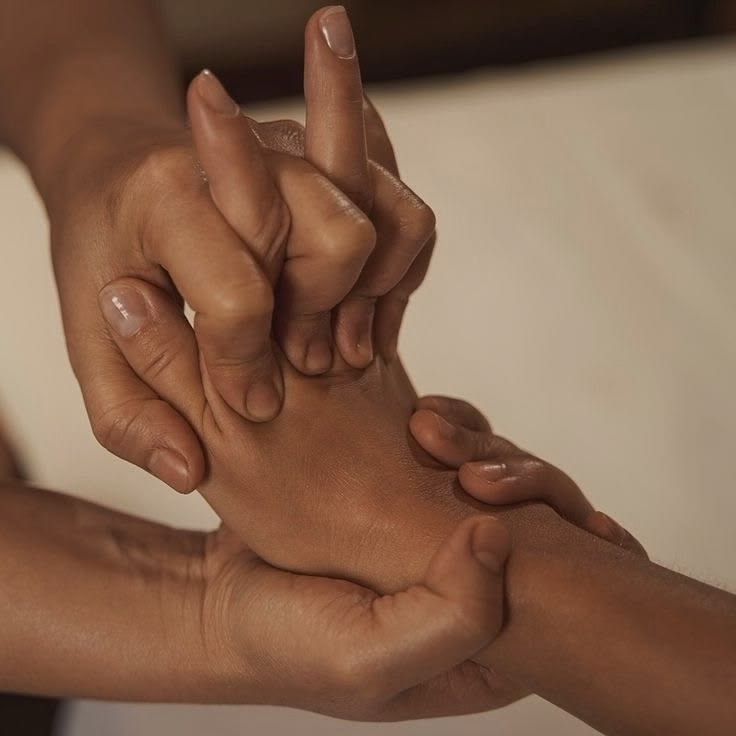
#> input picture brand/photos/pe-oct15/hand-thumb-walk.jpg, 736 x 736 px
$ python -i oct15_pe_thu_sat.py   (imports and definitions only)
#> lines starting #> are read from the running program, lines starting #| are printed output that depends on the picture
#> in poster, im is the input picture: PIL image 736x736 RGB; mean R, G, B 131.4, 97.9, 76.7
### production/oct10_pe_saturday.py
"""THE PURE ESCAPE — Available Appointment — Saturday, October 10, 2026 — 10:30 a.m.

Concept "Saturday Light": ivory + deep green + refined gold (benchmark: the owner's reference
posters, re-designed originally). A bright treatment room opens and closes the Reel; the
services scroll through a candlelit sequence, one photo per service.
Living background: candle flames flicker (masked glow), flowers sway (masked local warp),
golden motes drift, camera push-in / slide / pull-back, cross-defocus between photos.
Type: Gilda Display (editorial serif) + Tenor Sans (minimal sans) + Alex Brush (script accent).

  python3 production/oct10_pe_saturday.py stills
  python3 production/oct10_pe_saturday.py video
"""
import math
import os
import subprocess
import sys
import wave
from multiprocessing import Pool

import numpy as np
from PIL import Image, ImageDraw, ImageFilter, ImageFont

ROOT = os.path.dirname(os.path.dirname(os.path.abspath(__file__)))
FONTS = os.path.join(ROOT, "brand", "fonts")
LOGO = os.path.join(ROOT, "brand", "locations", "the-pure-escape-logo.png")
P_PE = os.path.join(ROOT, "brand", "photos", "pe-facial")
P_AMT = os.path.join(ROOT, "brand", "photos", "amt")   # generic photos without clinic branding
OUT_DIR = os.path.join(ROOT, "content", "videos")
NAME = "2026-10-10-pe-available-appointment"
W, H, FPS = 1080, 1920, 30
DURATION = 30.0

GREEN = (22, 62, 40)
IVORY = (250, 244, 232)
NIGHT = (10, 12, 8)

# ---------------------------------------------------------------- facts (owner-provided; verified)
CLINIC = "The Pure Escape"
ADDRESS = "698 Corydon Ave, Winnipeg"
THERAPIST = "Zarina, RCRT"
DAY, MONTH, DAYNUM = "SATURDAY", "October", "10"
TIME, AMPM = "10:30", "a.m."
SERVICES = [  # (name, sub-line) — names corrected from the reference posters
    ("Facial Reflexology", "BERGMAN METHOD"),
    ("Hand Reflexology", "WITH CHANEL SKINCARE"),
    ("Foot Reflexology", ""),
    ("Reflexology Lymph Drainage", "RLD"),
    ("Spanish Massage", ""),
    ("Ultimate Escape Package", ""),
]


# ---------------------------------------------------------------- type
def gilda(size):
    return ImageFont.truetype(os.path.join(FONTS, "GildaDisplay-Regular.ttf"), size)


def tenor(size):
    return ImageFont.truetype(os.path.join(FONTS, "TenorSans-Regular.ttf"), size)


def brush(size):
    return ImageFont.truetype(os.path.join(FONTS, "AlexBrush-Regular.ttf"), size)


GOLDS = {  # top, mid, bottom of the metallic gradient
    "gold": ((240, 214, 160), (206, 166, 98), (158, 116, 58)),      # for dark scenes
    "deepgold": ((214, 176, 108), (176, 132, 62), (128, 90, 36)),  # for bright ivory scenes
}


# [10 lines left out: function metal, not called in this run]


class Text:
    # [29 lines left out: function __init__, not called in this run]


def ease_out(p):
    p = min(max(p, 0.0), 1.0)
    return 1 - (1 - p) ** 3


def ease_in_out(p):
    p = min(max(p, 0.0), 1.0)
    return 4 * p ** 3 if p < 0.5 else 1 - (-2 * p + 2) ** 3 / 2


def prog(t, s, d):
    return min(max((t - s) / d, 0.0), 1.0)


# [6 lines left out: function with_alpha, not called in this run]


def put(f, img, x, y, a=1.0):
    if a > 0.003:
        f.alpha_composite(with_alpha(img, a), (int(round(x)), int(round(y))))


def put_x(f, tx, x, base, a=1.0, dx=0.0, dy=0.0):
    put(f, tx.img, x - tx.pad + dx, base - tx.asc + dy, a)


def put_c(f, tx, base, a=1.0, dx=0.0, dy=0.0, cx=W / 2):
    put_x(f, tx, cx - tx.adv / 2, base, a, dx, dy)


# [20 lines left out: functions sharp_in, write_on, not called in this run]


def line(f, cx, y, length, color, a=1.0, thick=2):
    if length > 1 and a > 0:
        f.alpha_composite(Image.new("RGBA", (int(length), thick), color + (int(255 * a),)), (int(cx - length / 2), int(y)))


# [16 lines left out: function sprig, not called in this run]


# ---------------------------------------------------------------- living photos
def extend_top(im, frac, bright=False):
#> called with frac = 0.7, bright = True
    add = int(im.height * frac)
#> add = 515
    if add <= 0:
        return im
    strip = im.crop((0, 0, im.width, max(8, int(im.height * 0.10))))
    strip = strip.transpose(Image.FLIP_TOP_BOTTOM).resize((im.width, add), Image.BICUBIC).filter(ImageFilter.GaussianBlur(30))
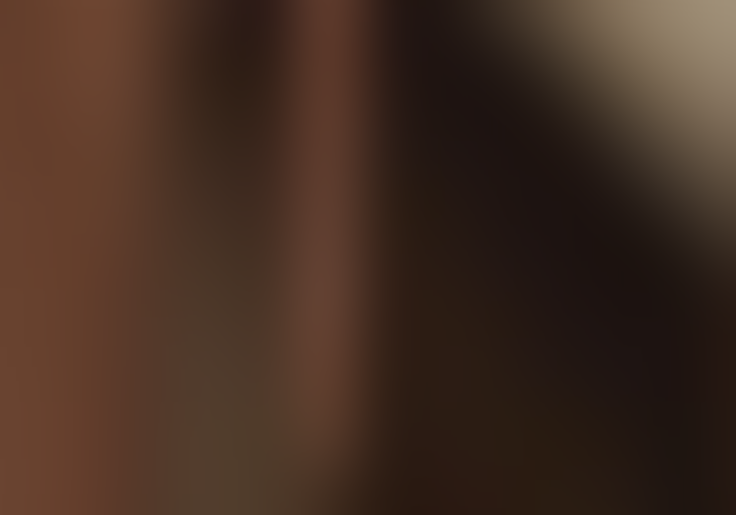
#> strip: PIL image 736x515 RGB; mean R, G, B 67.6, 46.1, 34.4
    shade = np.linspace(1.0, 1.0, add) if bright else np.linspace(0.35, 0.9, add)
#> shade = 515 values from 1 to 1
    arr = np.asarray(strip, np.float32) * shade[:, None, None].astype(np.float32)
    out = Image.new("RGB", (im.width, im.height + add))
#> out: PIL image 736x1251 RGB; every value is 0
    out.paste(Image.fromarray(np.clip(arr, 0, 255).astype(np.uint8)), (0, 0))
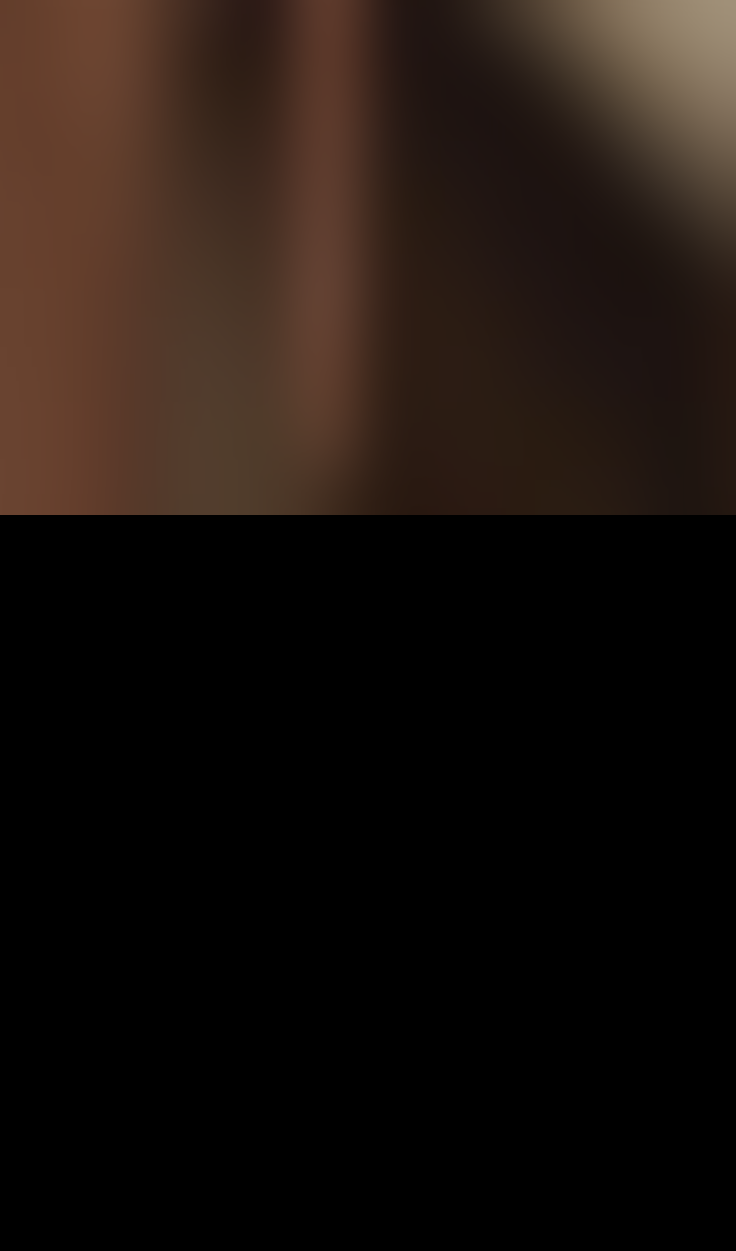
#> out: PIL image 736x1251 RGB; mean R, G, B 27.8, 19, 14.2
    out.paste(im, (0, add))
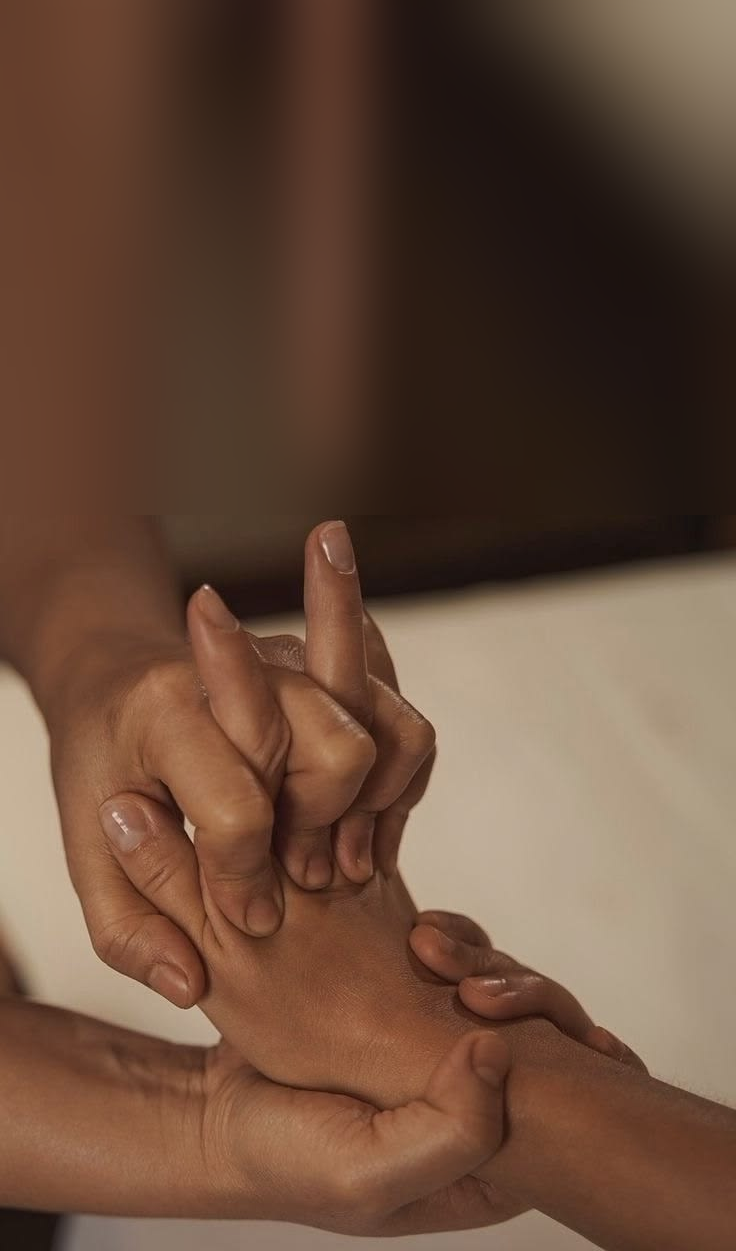
#> out: PIL image 736x1251 RGB; mean R, G, B 105.1, 76.6, 59.3
    seam = 70
    band = out.crop((0, add - seam, im.width, add + seam)).filter(ImageFilter.GaussianBlur(14))
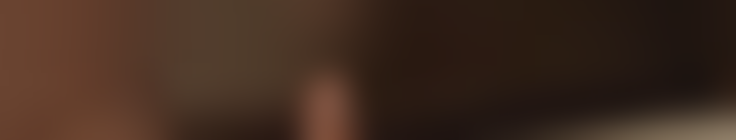
#> band: PIL image 736x140 RGB; mean R, G, B 64.7, 43.6, 31.8
    m = Image.fromarray((255 - np.abs(np.linspace(-255, 255, 2 * seam))).clip(0, 255).astype(np.uint8)[:, None].repeat(im.width, 1))
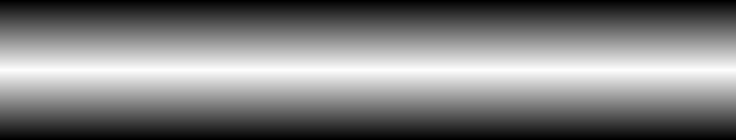
#> m: PIL image 736x140 L; min 0, max 253, mean 126.2
    out.paste(band, (0, add - seam), m)
    return out, add


# (key, file, crop_top, headroom, bright, flames[(u, v, r)], sway box (u0, v0, u1, v1) in source coords)
PHOTOS = {
    "room": (os.path.join(P_PE, "01-facial-bright.png"), 0.0, 0.40, True,
             [(0.178, 0.405, 0.03), (0.115, 0.447, 0.025), (0.955, 0.49, 0.03)], (0.0, 0.24, 0.42, 0.42)),
    "facial": (os.path.join(P_PE, "13-forehead-oil.png"), 0.0, 0.42, False, [(0.683, 0.21, 0.035)], None),
    "hand": (os.path.join(P_PE, "16-hand-cream.png"), 0.0, 0.42, False, [(0.715, 0.205, 0.035), (0.83, 0.12, 0.025)], None),
    "foot": (os.path.join(P_AMT, "reflexology-thumb.jpg"), 0.0, 0.40, False,
             [(0.16, 0.16, 0.05), (0.41, 0.15, 0.05), (0.65, 0.15, 0.05)], None),
    "rld": (os.path.join(P_AMT, "foot-hold.jpg"), 0.0, 0.25, False, [(0.73, 0.40, 0.04), (0.79, 0.40, 0.035)], None),
    "spanish": (os.path.join(P_AMT, "room-towels.jpg"), 0.0, 0.18, False,
                [(0.725, 0.385, 0.03), (0.86, 0.43, 0.03), (0.50, 0.43, 0.02)], (0.0, 0.0, 0.45, 0.45)),
    "package": (os.path.join(P_PE, "07-chanel-still-life.png"), 0.0, 0.32, False, [(0.79, 0.37, 0.04)], (0.10, 0.0, 0.62, 0.22)),
}


# extra clean-up per photo: blur AI-baked lettering / shirt prints; crop baked captions
CLEAN = {
    "room": {"interp": [(0.0, 0.005, 0.66, 0.245), (0.60, 0.005, 1.0, 0.193), (0.58, 0.188, 0.78, 0.216)]},
    "facial": {"blur": [((0.0, 0.0, 0.40, 0.17), 0.55)]},
    "hand": {"blur": [((0.0, 0.0, 0.40, 0.17), 0.55)]},
    "package": {"crop_bottom": 0.16},
}


# [85 lines left out: functions blur_box, interp_box, build_photo, bilinear, not called in this run]


def flicker(t, seed):
    return (0.55 * math.sin(7.3 * t + seed) + 0.3 * math.sin(13.1 * t + 2 * seed) + 0.25 * math.sin(3.1 * t + seed * 0.5)) / 1.1


# [22 lines left out: function render_photo, not called in this run]


# ---------------------------------------------------------------- timeline
# shots: (key, start, end, [(t, u, v, z), ...])
SHOTS = [
    ("room", 0.0, 11.2, [(0.0, 0.50, 0.44, 1.00), (6.8, 0.46, 0.45, 1.05), (11.2, 0.28, 0.46, 1.16)]),   # slow push toward the flowers
    ("facial", 10.9, 13.2, [(10.9, 0.50, 0.60, 1.04), (13.2, 0.50, 0.62, 1.10)]),
    ("hand", 12.9, 15.2, [(12.9, 0.44, 0.60, 1.06), (15.2, 0.56, 0.60, 1.06)]),
    ("foot", 14.9, 17.2, [(14.9, 0.50, 0.66, 1.10), (17.2, 0.52, 0.62, 1.02)]),
    ("rld", 16.9, 19.2, [(16.9, 0.42, 0.56, 1.08), (19.2, 0.58, 0.56, 1.08)]),
    ("spanish", 18.9, 21.2, [(18.9, 0.50, 0.58, 1.12), (21.2, 0.50, 0.56, 1.02)]),
    ("package", 20.9, 23.4, [(20.9, 0.50, 0.50, 1.02), (23.4, 0.50, 0.52, 1.10)]),
    ("room", 23.1, 30.0, [(23.1, 0.50, 0.44, 1.12), (30.0, 0.50, 0.42, 1.00)]),                         # gentle pull-back
]


# [8 lines left out: function cam, not called in this run]


def shot_img(A, i, t):
    key, s, e, keys = SHOTS[i]
    return render_photo(A["P"][key], t, *cam(keys, t))


# [157 lines left out: functions background, wash, build, frame_at, not called in this run]


_A = None


def _init():
    global _A
    _A = build()


def _render(i):
    return frame_at(i / FPS, _A).tobytes()


# [64 lines left out: functions synth_audio, main, not called in this run]


# [2 lines that do not run on import are left out]

### production/oct15_pe_thu_sat.py
"""THE PURE ESCAPE — Available Appointments — Thursday, October 15 & Saturday, October 17, 2026
Thursday: 3:00 p.m. · 4:45 p.m. · 6:30 p.m.   Saturday: 12:45 p.m. · 2:00 p.m.

Concept "Thursday or Saturday?": a direct-choice question hook, then each day builds its own
vertical timeline (a fine line with nodes; each time lands on a node while the photos change
behind it), services rise out of the steam, and a light summary carries the logo.
Owner's 6 photos (hand reflexology x 2, sunlit foot, steam + towel, facial reflexology, and the
foot photo with the reflex-map labels already removed).
Living background: steam rolls and drifts (masked flow warp + scrolling wisps), dust glitters
in the sunbeam, warm light breathes; camera push-in / slide / pull-back, cross-defocus.
Palette: espresso + warm white + terracotta + warm gold. Type: Instrument Serif (roman +
italic accents) + Hanken Grotesk (clean grotesque). No script this time.
Music (§46, new): 104 BPM, A-flat major, fingerpicked nylon guitar (Karplus-Strong), upright
bass pluck, brushed snare swishes on 2 & 4, vinyl crackle, harp-like glissandi on reveals.

  python3 production/oct15_pe_thu_sat.py stills [t ...]
  python3 production/oct15_pe_thu_sat.py video
  python3 production/oct15_pe_thu_sat.py poster
"""
import math
import os
import subprocess
import sys
import wave
from multiprocessing import Pool

import numpy as np
from PIL import Image, ImageDraw, ImageFilter, ImageFont

sys.path.insert(0, os.path.dirname(os.path.abspath(__file__)))
import oct16_amt_thanksgiving as base  # noqa: E402
from oct10_pe_saturday import extend_top  # noqa: E402
from oct16_amt_thanksgiving import (Text, bilinear, ease_in_out, ease_out, letters, line, prog, put,  # noqa: E402
                                    put_c, put_x, rise, sharp_in, wash, wipe)

ROOT = base.ROOT
FONTS = base.FONTS
LOGO = os.path.join(ROOT, "brand", "locations", "the-pure-escape-logo.png")
P15 = os.path.join(ROOT, "brand", "photos", "pe-oct15")
P16 = os.path.join(ROOT, "brand", "photos", "amt-oct16")      # generic photos, no clinic branding
OUT_DIR = base.OUT_DIR
NAME = "2026-10-15-pe-available-appointments"
W, H, FPS = 1080, 1920, 30
DURATION = 34.0

WARM = (250, 242, 230)
ESP = (40, 28, 22)
TERRA = (204, 112, 72)
NIGHT = (14, 9, 6)
GOLD_LINE = (214, 168, 104)
base.GOLDS["amber"] = ((250, 220, 168), (222, 166, 92), (160, 106, 46))
base.GOLDS["bronze"] = ((176, 128, 62), (138, 92, 40), (96, 60, 24))

# ---------------------------------------------------------------- facts (owner-provided; verified)
CLINIC = "The Pure Escape"
ADDRESS = "698 Corydon Ave, Winnipeg"
THERAPIST = "Zarina, RCRT"
DAYS = [("Thursday", "OCTOBER 15", [("3:00", "p.m."), ("4:45", "p.m."), ("6:30", "p.m.")]),   # 2026-10-15 is a Thursday
        ("Saturday", "OCTOBER 17", [("12:45", "p.m."), ("2:00", "p.m.")])]                   # 2026-10-17 is a Saturday
SERVICES = [  # same list as Oct 13–14 (owner: "same services")
    ("Reflexology Lymph Drainage", "RLD"),
    ("Foot Reflexology", ""),
    ("Facial Reflexology", "BERGMAN METHOD"),
    ("Spanish Massage", ""),
    ("Ultimate Escape Package", ""),
    ("Combo", "90 MINUTES"),
]


def serif(size, italic=False):
    return ImageFont.truetype(os.path.join(FONTS, "InstrumentSerif-Italic.ttf" if italic else "InstrumentSerif-Regular.ttf"), size)


# [4 lines left out: function grot, not called in this run]


def T(txt, fnt, fill, tracking=0, dark=True):
    return Text(txt, fnt, fill, tracking=tracking, shadow=NIGHT if dark else None)


# ---------------------------------------------------------------- living photos
# key: (path, headroom, headroom tone, grade, effect)
PHOTOS = {
    "sun": (os.path.join(P15, "foot-sunlit.jpg"), 0.42, "dark", 1.00, "beam"),
    "hdark": (os.path.join(P15, "hands-dark.jpg"), 0.40, "dark", 1.10, None),
    "foot": (os.path.join(P16, "foot-thumb-clean.png"), 0.62, "dark", 0.80, None),
    "hand": (os.path.join(P15, "hand-thumb-walk.jpg"), 0.62, "dark", 0.82, None),
    "facial": (os.path.join(P16, "facial-temple.jpg"), 0.46, "dark", 0.92, None),
    "steam": (os.path.join(P15, "steam-back-towel.jpg"), 0.05, "dark", 1.00, "steam"),
    "hand_l": (os.path.join(P15, "hand-thumb-walk.jpg"), 1.10, "cream", 1.00, None),   # light version for the summary
}


# [59 lines left out: functions _noise, build_photo, render_photo, not called in this run]


SHOTS = [  # (key, start, end, [(t, u, v, z), ...])
    ("sun", 0.0, 3.9, [(0.0, 0.50, 0.50, 1.00), (3.9, 0.50, 0.54, 1.10)]),
    ("hdark", 3.6, 7.6, [(3.6, 0.46, 0.46, 1.06), (7.6, 0.50, 0.48, 1.14)]),
    ("foot", 7.3, 11.2, [(7.3, 0.50, 0.40, 1.02), (11.2, 0.53, 0.42, 1.10)]),
    ("hand", 10.9, 14.3, [(10.9, 0.42, 0.44, 1.08), (14.3, 0.58, 0.44, 1.08)]),
    ("facial", 14.0, 17.4, [(14.0, 0.52, 0.42, 1.10), (17.4, 0.50, 0.40, 1.02)]),
    ("steam", 17.1, 25.7, [(17.1, 0.50, 0.56, 1.16), (25.7, 0.50, 0.50, 1.00)]),
    ("hand_l", 25.4, 34.0, [(25.4, 0.50, 0.53, 1.08), (34.0, 0.50, 0.55, 1.00)]),
]
# timeline nodes: day header time, then each time's arrival
THU_T = [5.1, 6.6, 8.1]
SAT_T = [12.3, 13.9]
TL_X = 168                   # timeline x
TL_Y0 = 580                  # first node baseline
TL_STEP = 160


# [8 lines left out: function cam, not called in this run]


def shot_img(A, i, t):
    key, s, e, keys = SHOTS[i]
    return render_photo(A["P"][key], t, *cam(keys, t))


# [176 lines left out: functions background, build, timeline, frame_at, not called in this run]


_A = None


def _init():
    global _A
    _A = build()


def _render(i):
    return frame_at(i / FPS, _A).tobytes()


# ---------------------------------------------------------------- music (§46: new direction)
BPM = 104
BEAT = 60 / BPM
BAR = 4 * BEAT
NT = {"Ab1": 51.91, "Db2": 69.30, "Eb2": 77.78, "F2": 87.31, "Ab2": 103.83,
      "Eb3": 155.56, "F3": 174.61, "G3": 196.00, "Ab3": 207.65, "Bb3": 233.08, "C4": 261.63, "Db4": 277.18,
      "Eb4": 311.13, "F4": 349.23, "G4": 392.00, "Ab4": 415.30, "Bb4": 466.16, "C5": 523.25, "Eb5": 622.25, "F5": 698.46,
      "Ab5": 830.61}
CHORDS = [("Ab1", "Ab2", ["Eb3", "Ab3", "C4", "G4"]),      # Abmaj7
          ("F2", "F2", ["F3", "Ab3", "Eb4", "G4"]),        # Fm9
          ("Db2", "Db2", ["F3", "Ab3", "C4", "Eb4"]),      # Dbmaj9
          ("Eb2", "Eb2", ["G3", "Bb3", "C4", "Eb4"])]      # Eb6
SONG = [0, 1, 2, 3, 0, 1, 2, 3, 0, 1, 2, 3, 0, 2, 0]      # 15 bars ≈ 34.6 s, ends on A-flat
GLISS = [0.2, 3.9, 5.1, 6.6, 8.1, 10.8, 12.3, 13.9, 17.35, 25.6]


# [108 lines left out: functions ks, synth_audio, not called in this run]


def poster(path, PW=1080, PH=1350):
    """Static 4:5 feed post: calm linen headroom for the information, hand reflexology below."""
    im = Image.open(os.path.join(P15, "hand-thumb-walk.jpg")).convert("RGB")
    im, add = extend_top(im, 0.70, True)
#> add = 515
    arr = np.asarray(im, np.float32).copy()
#> arr: shape (1251, 736, 3) float32
    col = np.array([240, 232, 218], np.float32)
    g = np.clip(1 - np.arange(add + 90, dtype=np.float32) / (add + 90), 0, 1) ** 0.55
#> g = 605 values, max 1 at index 0, min 0.0295 at index 604, mean 0.646
    arr[:add + 90] = arr[:add + 90] * (1 - g[:, None, None]) + col * g[:, None, None]
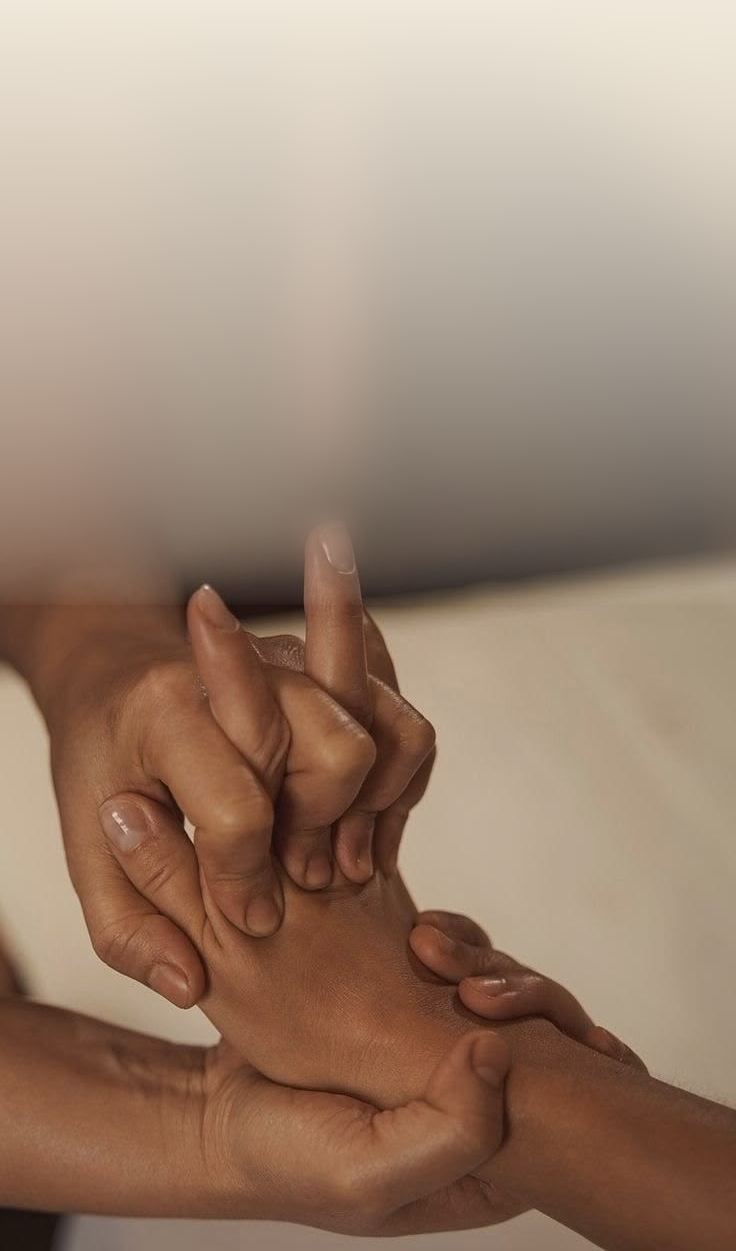
#> arr: shape (1251, 736, 3) float32; mean R, G, B 158.5, 134.3, 116.3
    im = Image.fromarray(np.clip(arr, 0, 255).astype(np.uint8))
#> im: PIL image 736x1251 RGB
    s = PW / im.width
#> s = 1.47
    img = im.resize((PW, int(im.height * s)), Image.LANCZOS).filter(ImageFilter.UnsharpMask(radius=2.2, percent=60, threshold=2))
    img = img.crop((0, 0, PW, PH))
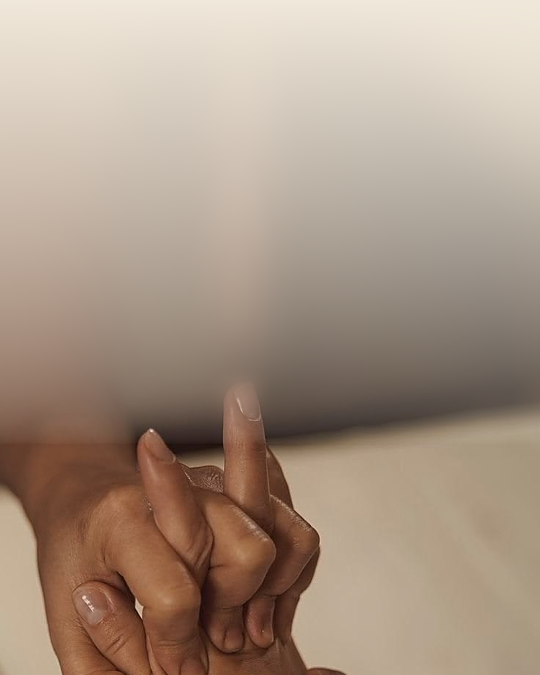
#> img: PIL image 1080x1350 RGB (shown at 1/2 size); mean R, G, B 168.9, 149.7, 133.1
    f = img.convert("RGBA")
#> (the run stopped early here; a loop or call above may not have finished)
